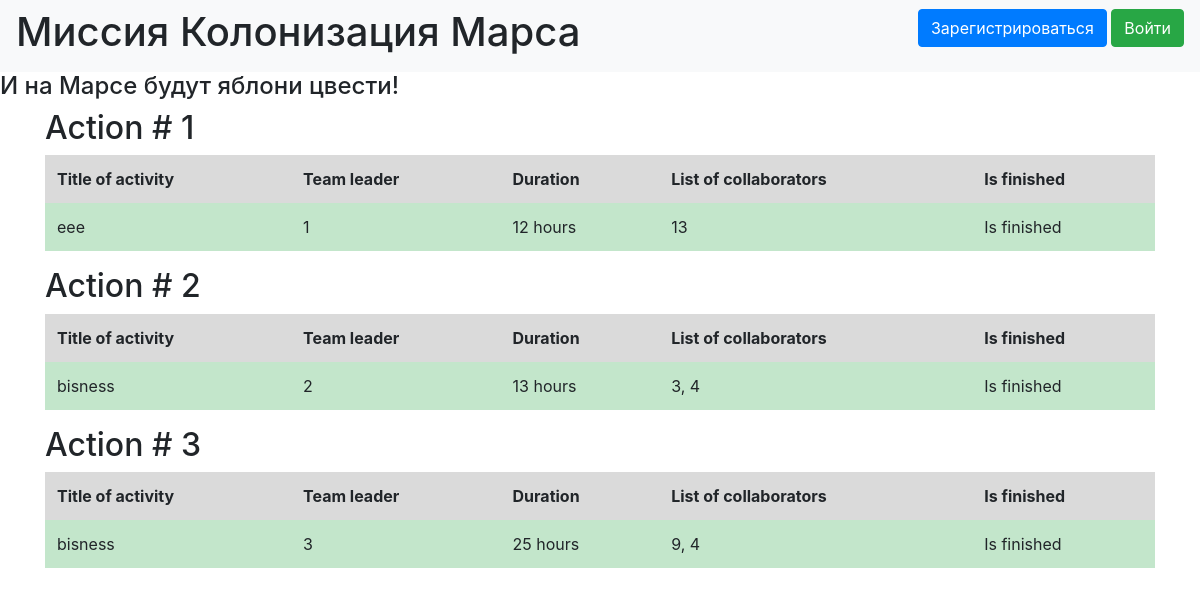
Before: / with the older database file.
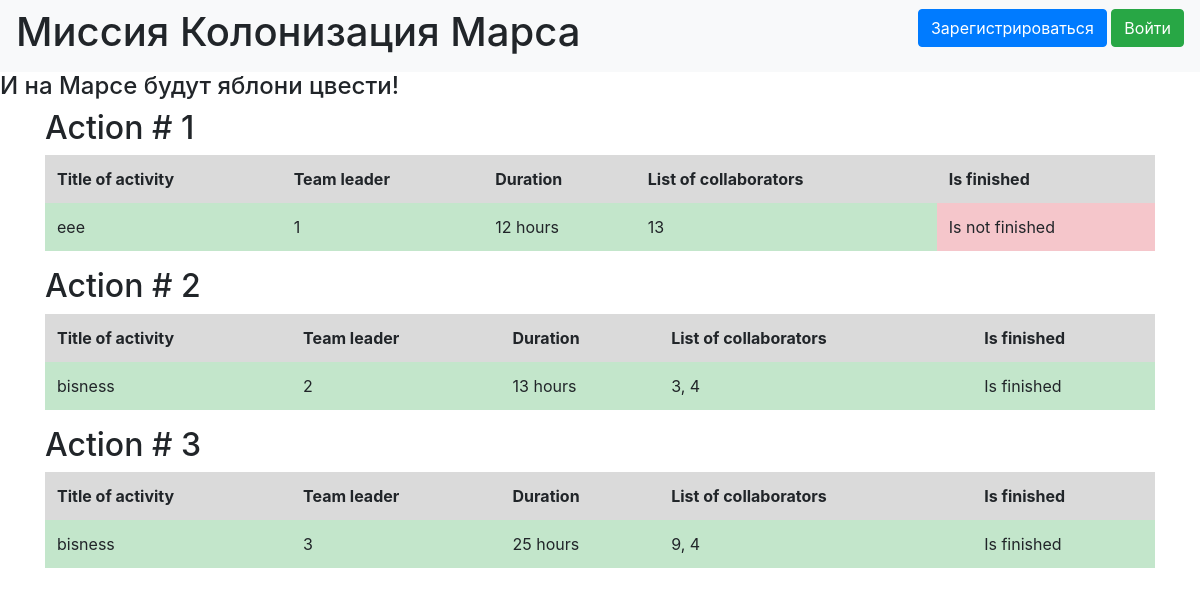
After: the same page with the newer database file.
### data/jobs.py (models this page shows)
class Jobs(SqlAlchemyBase):
    __tablename__ = 'jobs'
    id = sqlalchemy.Column(sqlalchemy.Integer,
                           primary_key=True, autoincrement=True)
    team_leader = sqlalchemy.Column(sqlalchemy.Integer,
                                    sqlalchemy.ForeignKey("users.id"))
    job = sqlalchemy.Column(sqlalchemy.String, nullable=True)
    work_size = sqlalchemy.Column(sqlalchemy.Integer)
    collaborators = sqlalchemy.Column(sqlalchemy.String)
    start_date = sqlalchemy.Column(sqlalchemy.DateTime,
                                   default=datetime.datetime.now)
    end_date = sqlalchemy.Column(sqlalchemy.DateTime)
    is_finished = sqlalchemy.Column(sqlalchemy.Boolean, default=False)
    user = orm.relation('User')

### main.py (the view)
@app.route('/')
def index():
    session = db_session.create_session()
    job = session.query(Jobs).all()
    return render_template('index.html', job=job)

### data/db_session.py (called while the page is built)
def create_session() -> Session:
    global __factory
    return __factory()

### templates/index.html
{% extends "base.html" %}
{% block content %}
{% for item in job%}
<h2>Action # {{item.id}}</h2>
   <table class="table table-borderless">
  <thead>
    <tr class="table-active">
      <th scope="col">Title of activity</th>
      <th scope="col">Team leader</th>
      <th scope="col">Duration</th>
      <th scope="col">List of collaborators</th>
      <th scope="col">Is finished</th>
    </tr>
  </thead>
  <tbody>
    <tr>
      <td class="table-success">{{item.job}}</td>
      <td class="table-success">{{item.team_leader}}</td>
      <td class="table-success">{{item.work_size}} hours</td>
      <td class="table-success">{{item.collaborators}}</td>
      {%if item.is_finished%}
        <td class="table-success">Is finished</td>
      {%else%}
        <td class="table-danger">Is not finished</td>
      {%endif%}
    </tr>
  </tbody>
</table>
{% endfor %}
{% endblock %}

### templates/base.html (shortened to what this page needs)
<!DOCTYPE html>
<html lang="en">
<head>
    <link rel="stylesheet"
                    href="https://stackpath.bootstrapcdn.com/bootstrap/4.4.1/css/bootstrap.min.css"
>
</head>
<body>
<nav class="navbar navbar-light bg-light">
    <h1>Миссия Колонизация Марса</h1>
    {% if current_user.is_authenticated %}
    <a class="navbar-brand" href="/logout">{{ current_user.name }}</a>
{% else %}
    <p>
        <a class="btn btn-primary " href="/register">Зарегистрироваться</a>
        <a class="btn btn-success" href="/login">Войти</a>
    </p>
{% endif %}
</nav>
<h4>И на Марсе будут яблони цвести!</h4>
<main role="main" class="container">
    {% block content %}{% endblock %}
</main>
</body>
</html>

Changed rows visible on the page:
changed Jobs "еее": is_finished "Is finished" → "Is not finished"
